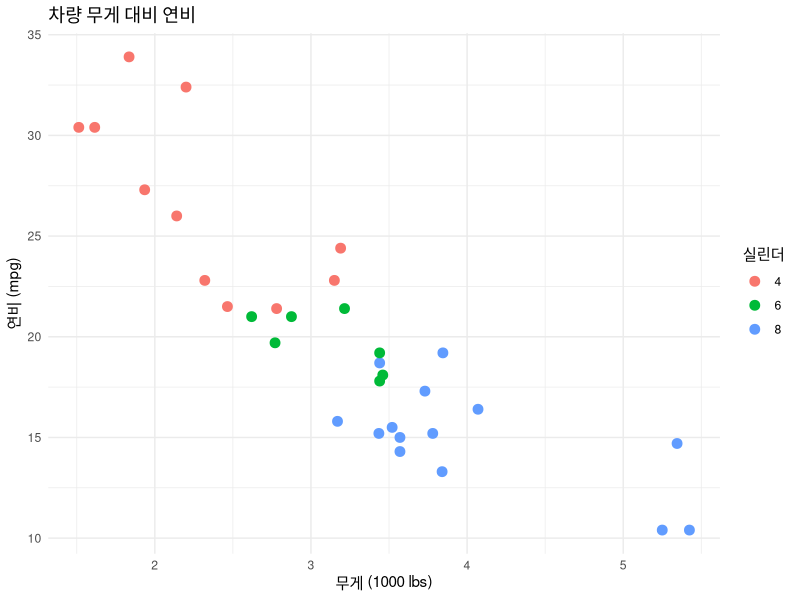
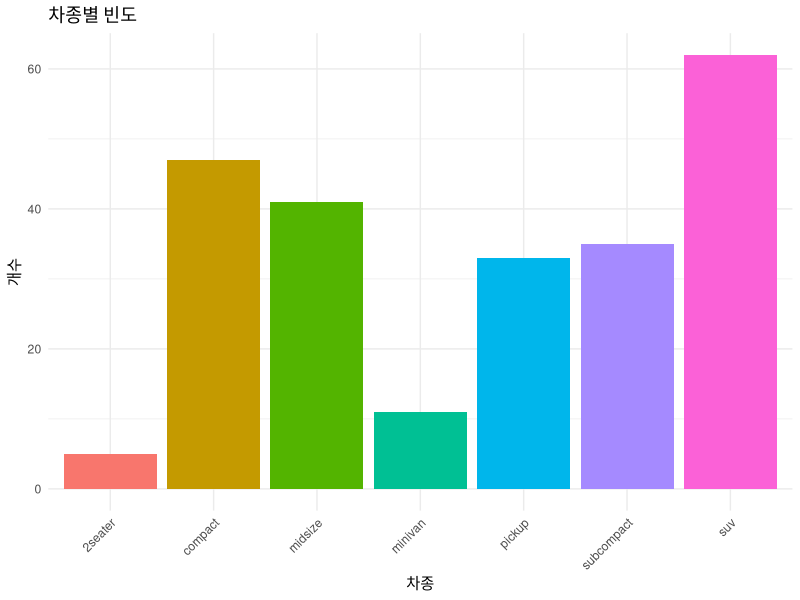

Write the R code that produced these figures, in order.
## ---- chunk 1
library(ggplot2)

ggplot(mtcars, aes(x = wt, y = mpg, color = factor(cyl))) +
  geom_point(size = 3) +
  labs(
    title = "차량 무게 대비 연비",
    x = "무게 (1000 lbs)",
    y = "연비 (mpg)",
    color = "실린더"
  ) +
  theme_minimal()
## ---- chunk 2
library(ggplot2)

ggplot(mpg, aes(x = class, fill = class)) +
  geom_bar() +
  labs(title = "차종별 빈도", x = "차종", y = "개수") +
  theme_minimal() +
  theme(axis.text.x = element_text(angle = 45, hjust = 1),
        legend.position = "none")
